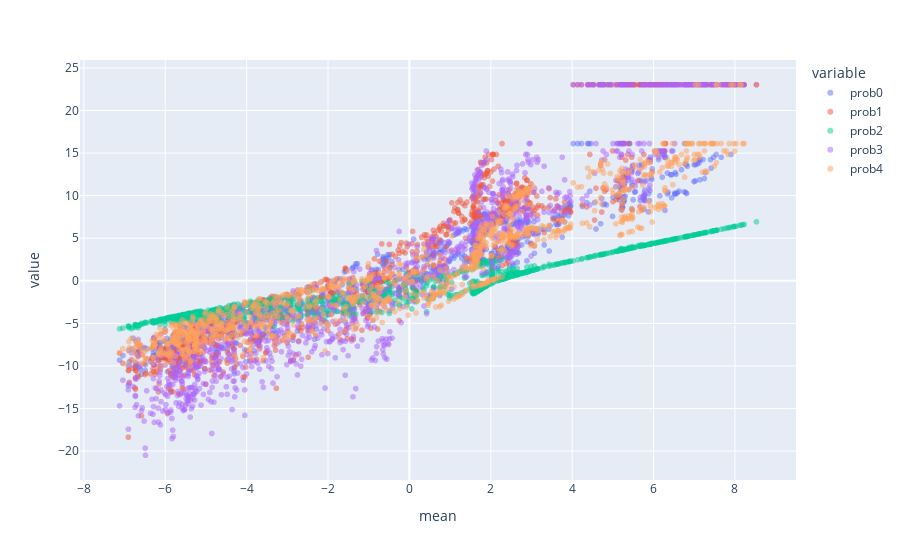

Notebook code for this chart:
### Code cell
logit = lambda p: np.log(p / (1-p+1e-10))
df_log = (df_test_prob
          .assign(mean=df_test_prob.mean(axis=1))
          .applymap(logit)
          .sort_values(by='mean')
          #.drop(columns='mean')
          #.transpose()
         )
df_log
px.scatter(df_log, x='mean', y=[f'prob{i}' for i in range(5)], opacity=0.5)

### Figure 1 — Plotly figure (JSON) as saved in the notebook; plotly's stock layout.template omitted (floating-point values rounded to 4 significant figures; data arrays with more than 128 entries replaced by an {"elided": "..."} marker saying what was removed)
{"data": [{"hovertemplate": "variable=prob0<br>mean=%{x}<br>value=%{y}<extra></extra>", "legendgroup": "prob0", "marker": {"color": "#636efa", "opacity": 0.5, "symbol": "circle"}, "mode": "markers", "name": "prob0", "showlegend": true, "type": "scattergl", "visible": true, "x": {"elided": "1088 float values"}, "xaxis": "x", "y": {"elided": "1088 float values"}, "yaxis": "y"}, {"hovertemplate": "variable=prob1<br>mean=%{x}<br>value=%{y}<extra></extra>", "legendgroup": "prob1", "marker": {"color": "#EF553B", "opacity": 0.5, "symbol": "circle"}, "mode": "markers", "name": "prob1", "showlegend": true, "type": "scattergl", "visible": true, "x": {"elided": "1088 float values"}, "xaxis": "x", "y": {"elided": "1088 float values"}, "yaxis": "y"}, {"hovertemplate": "variable=prob2<br>mean=%{x}<br>value=%{y}<extra></extra>", "legendgroup": "prob2", "marker": {"color": "#00cc96", "opacity": 0.5, "symbol": "circle"}, "mode": "markers", "name": "prob2", "showlegend": true, "type": "scattergl", "visible": true, "x": {"elided": "1088 float values"}, "xaxis": "x", "y": {"elided": "1088 float values"}, "yaxis": "y"}, {"hovertemplate": "variable=prob3<br>mean=%{x}<br>value=%{y}<extra></extra>", "legendgroup": "prob3", "marker": {"color": "#ab63fa", "opacity": 0.5, "symbol": "circle"}, "mode": "markers", "name": "prob3", "showlegend": true, "type": "scattergl", "visible": true, "x": {"elided": "1088 float values"}, "xaxis": "x", "y": {"elided": "1088 float values"}, "yaxis": "y"}, {"hovertemplate": "variable=prob4<br>mean=%{x}<br>value=%{y}<extra></extra>", "legendgroup": "prob4", "marker": {"color": "#FFA15A", "opacity": 0.5, "symbol": "circle"}, "mode": "markers", "name": "prob4", "showlegend": true, "type": "scattergl", "visible": true, "x": {"elided": "1088 float values"}, "xaxis": "x", "y": {"elided": "1088 float values"}, "yaxis": "y"}], "layout": {"autosize": true, "legend": {"title": {"text": "variable"}, "tracegroupgap": 0}, "margin": {"t": 60}, "xaxis": {"anchor": "y", "autorange": true, "domain": [0, 1], "range": [-8.054, 9.459], "title": {"text": "mean"}, "type": "linear"}, "yaxis": {"anchor": "x", "autorange": true, "domain": [0, 1], "range": [-23.86, 26.4], "title": {"text": "value"}, "type": "linear"}}}
